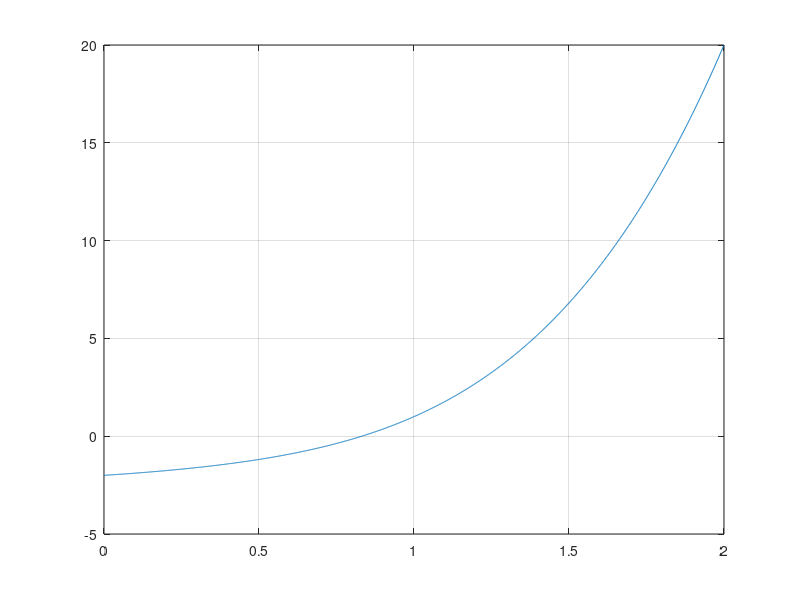

Write MATLAB code to recreate this figure.
function HalfDivisionOptimizationMethod
% Метод половинного деления (метод оптимизации).
% Установка формата вывода.
format long
% Очистка экрана.
clc
% Очистка переменных.
clear

% Заданная точность вычислений.
e = 0.001;
% Границы отрезка.
a = 0;
b = 2;
% Текущее количество итераций.
iter = 0;
% Максимальное число итераций (страховка).
max_iter_number = 15;    % Значения от 0 и менее не ставить!
% Исходное уравнение.
f = inline('x.^4 + x.^2 + x - 2');

% Вывод графика.
x = a : e : b;
plot(x, f(x));
grid on;

disp ('Метод половинного деления (метод оптимизации):');
disp (['Отрезок [' num2str(a) ';' num2str(b) ']']);

% Если при заданных границах отрезка необходимая точность вычислений уже
% достигнута, то цикл не будет выполнен ни разу. В таком случае в качестве
% корня выбираем одну из границ отрезка.
if (abs(a - b) < e)
    x = a;
end

while ((abs(a - b) >= e) && (iter < max_iter_number))
    iter = iter + 1;

    % Корень.
    x = (a + b) / 2;

    % Переназначение границ отрезка.
    if (f(x - e) < f(x + e))
        b = x;
    else
        a = x;
    end
end

% Вывод результатов.
disp (['f(x) = ' num2str(f(x))]);
disp (['x = ' num2str(x)]);
disp (['Заданная точность вычислений: ' num2str(e)]);
disp (['Количество итераций: ' num2str(iter)]);
